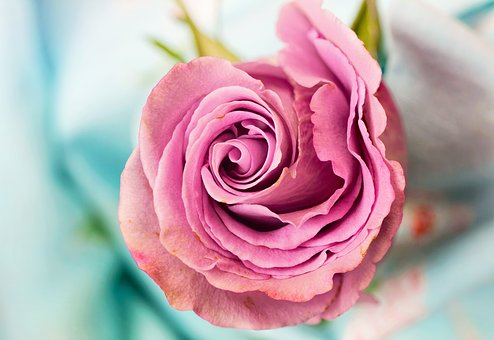
#> input picture Images/3.jpg, 494 x 340 px, found by its file name
$ python '3)Numpy-Pixels.py'
#> lines starting #> are read from the running program, lines starting #| are printed output that depends on the picture
import cv2
import numpy as np
import os


def main():
    img = cv2.imread("C:/Users/PM_br/PycharmProjects/Python-Tutorials/Python_Opencv-Tutorials-Examples/Images/3.jpg")
#> img is the input picture: shape (340, 494, 3); mean B, G, R 171.8, 163.1, 190.2

    B, G, R = cv2.split(img) #it splites the image into each color index AND İT DOES NOT SHOW B ,G ,R WİTHOUT MERGE FUNCTION
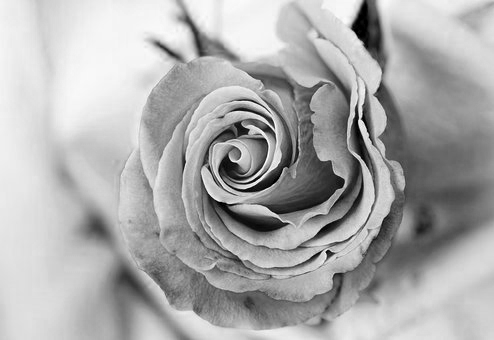
#> B: shape (340, 494); min 0, max 255, mean 171.8
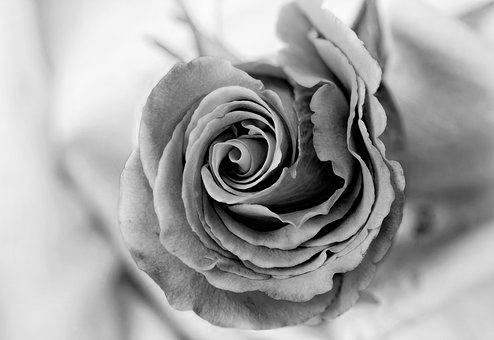
#> G: shape (340, 494); min 0, max 252, mean 163.1
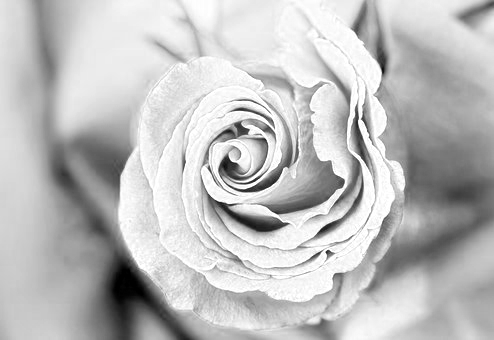
#> R: shape (340, 494); min 0, max 255, mean 190.2

    zeros = np.zeros(img.shape[:2], dtype=np.uint8)
    print(zeros.shape)
#| (340, 494)

    cv2.imshow("RED", cv2.merge([zeros, zeros, R]))
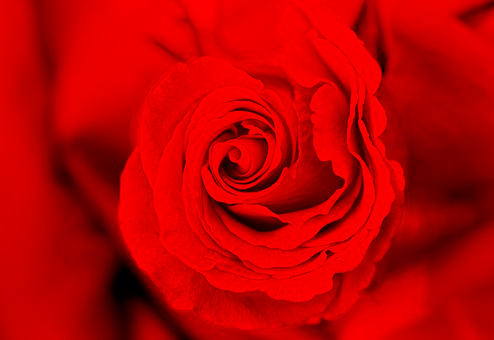
#> window 'RED': shape (340, 494, 3); mean B, G, R 0, 0, 190.2
    cv2.imshow("GREEN : ", cv2.merge([zeros, G, zeros]))
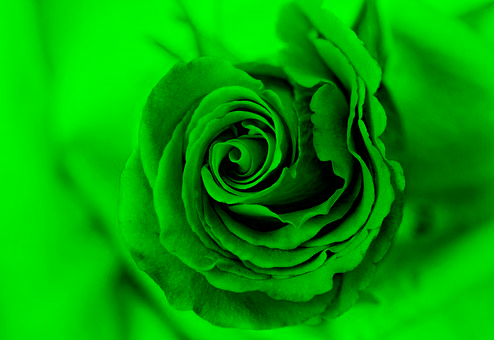
#> window 'GREEN : ': shape (340, 494, 3); mean B, G, R 0, 163.1, 0
    cv2.imshow("BLUE : ", cv2.merge([B, zeros, zeros]))
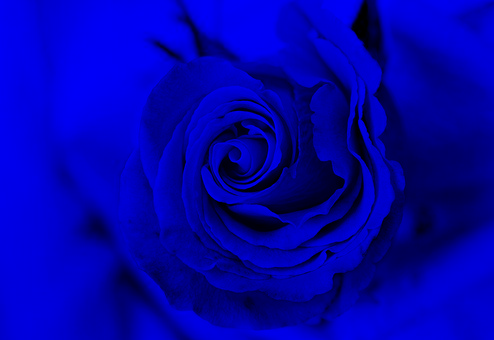
#> window 'BLUE : ': shape (340, 494, 3); mean B, G, R 171.8, 0, 0
    cv2.waitKey(0)
    cv2.destroyAllWindows()

if __name__ == '__main__':
    main()

$ run again, with Images/11.jpg copied over Images/3.jpg
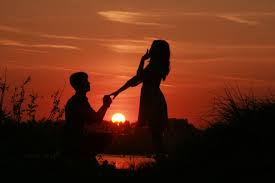
#> input picture Images/11.jpg, 275 x 183 px, found by its file name
#> in main, img is the input picture: shape (183, 275, 3); mean B, G, R 22.2, 43.1, 96.4
#| (183, 275)
#> in main, `cv2.imshow("GREEN : ", cv2.merge([zeros, G, zeros]))`:
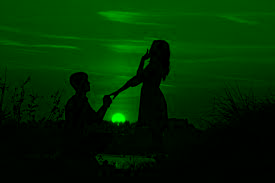
#> window 'GREEN : ': shape (183, 275, 3); mean B, G, R 0, 43.1, 0
#> in main, `cv2.imshow("BLUE : ", cv2.merge([B, zeros, zeros]))`:
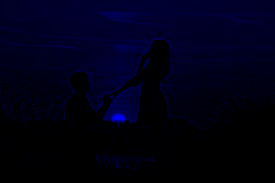
#> window 'BLUE : ': shape (183, 275, 3); mean B, G, R 22.2, 0, 0

$ run again, with Images/12.jpg copied over Images/3.jpg
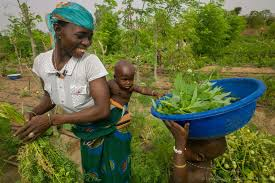
#> input picture Images/12.jpg, 275 x 183 px, found by its file name
#> in main, img is the input picture: shape (183, 275, 3); mean B, G, R 60.7, 105, 96.7
#| (183, 275)
#> in main, `cv2.imshow("GREEN : ", cv2.merge([zeros, G, zeros]))`:
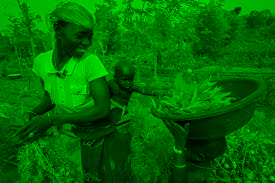
#> window 'GREEN : ': shape (183, 275, 3); mean B, G, R 0, 105, 0
#> in main, `cv2.imshow("BLUE : ", cv2.merge([B, zeros, zeros]))`:
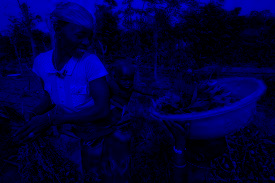
#> window 'BLUE : ': shape (183, 275, 3); mean B, G, R 60.7, 0, 0
